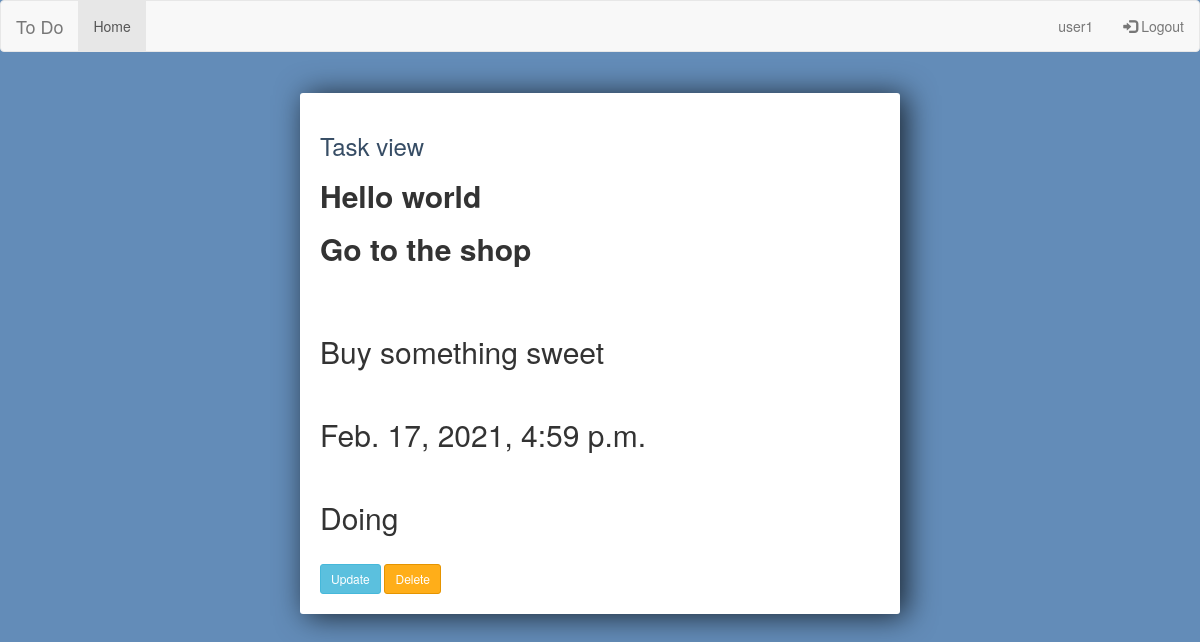
Before: /taskview/4 (signed in) with the older database file.
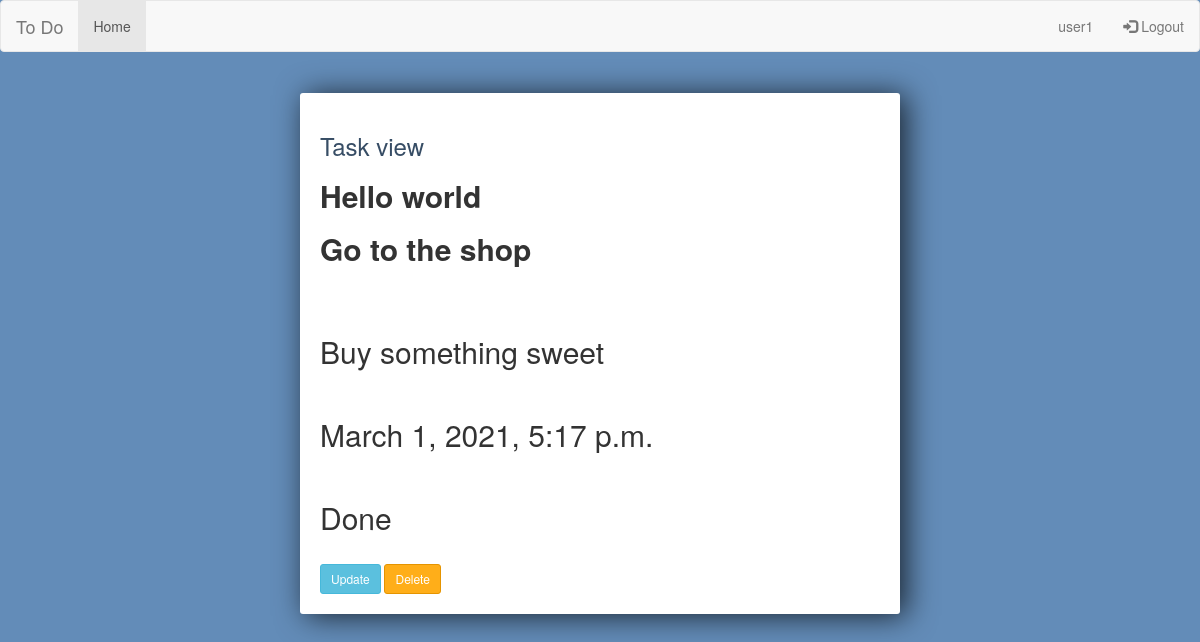
After: the same page with the newer database file.
### to_do/models.py (models this page shows, shortened)
class Task(models.Model):
    user = models.ForeignKey(User, on_delete=models.CASCADE)
    name = models.CharField(max_length=50)
    description = models.TextField(default='Write description here.')
    date = models.DateTimeField(auto_now=True)
    status = models.IntegerField(choices=STATUS_CHOICES, default=0)

### to_do/views.py (the view)
# urls.py: path('taskview/<int:pk>', views.TaskView.as_view(), name='TaskView'),
class TaskView(LoginRequiredMixin, DetailView):
    model = Task
    template_name = "to_do/task_view.html"
    def get_context_data(self, **kwargs):
        context = super().get_context_data(**kwargs)
        context['data'] = "Hello world"
        return context

### to_do/templates/to_do/task_view.html
{% extends "to_do/base.html" %}
{% block content %}
<div class="todo-list">
	<h3>Task view</h3>
		<h2><strong>{{ data }}</strong></h2>
		<h2><strong>{{ task.name }}</strong></h2>
		<br>
		<br>
		<h2>{{ task.description }}</h2>
		<br>
		<h2>{{ task.date }}</h2>
		<br>
		<h2>{{ task.get_status_display }}</h2>
		<br>
	<a class="btn btn-sm btn-info" href="{% url 'TaskUpdate' task.id %}">Update</a>
		<a class="btn btn-sm btn-danger" href="{% url 'TaskDelete' task.id %}">Delete</a>
</div>
{% endblock content%}

Changed rows visible on the page:
changed Task "Go to the shop": date "Feb. 17, 2021, 4:59 p.m." → "March 1, 2021, 5:17 p.m."; status "Doing" → "Done"
